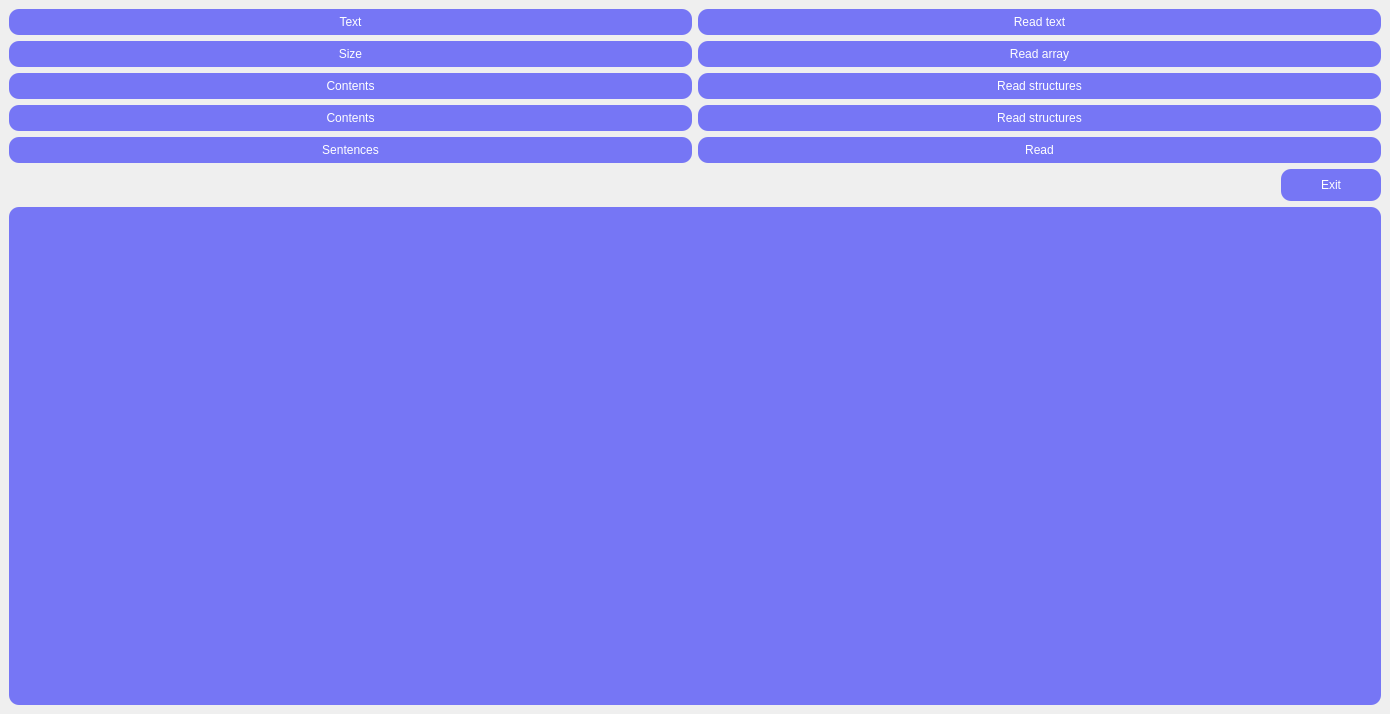
<?xml version="1.0" encoding="UTF-8"?>
<ui version="4.0">
 <class>MainWindow</class>
 <widget class="QMainWindow" name="MainWindow">
  <property name="geometry">
   <rect>
    <x>0</x>
    <y>0</y>
    <width>1390</width>
    <height>714</height>
   </rect>
  </property>
  <property name="windowTitle">
   <string>MainWindow</string>
  </property>
  <widget class="QWidget" name="centralwidget">
   <layout class="QVBoxLayout" name="verticalLayout">
    <item>
     <layout class="QGridLayout" name="gridLayout">
      <item row="3" column="0">
       <widget class="QPushButton" name="pushButton_7">
        <property name="styleSheet">
         <string notr="true">background-color: rgb(118, 118, 245);
color: rgb(255, 255, 255);
font: 500 16pt &quot;Futura&quot;;
border-radius: 10px;
padding: 6px;</string>
        </property>
        <property name="text">
         <string>Contents</string>
        </property>
       </widget>
      </item>
      <item row="2" column="1">
       <widget class="QPushButton" name="pushButton_6">
        <property name="styleSheet">
         <string notr="true">background-color: rgb(118, 118, 245);
color: rgb(255, 255, 255);
font: 500 16pt &quot;Futura&quot;;
border-radius: 10px;
padding: 6px;</string>
        </property>
        <property name="text">
         <string>Read structures</string>
        </property>
       </widget>
      </item>
      <item row="0" column="0">
       <widget class="QPushButton" name="pushButton">
        <property name="styleSheet">
         <string notr="true">background-color: rgb(118, 118, 245);
color: rgb(255, 255, 255);
font: 500 16pt &quot;Futura&quot;;
border-radius: 10px;
padding: 6px;</string>
        </property>
        <property name="text">
         <string>Text</string>
        </property>
       </widget>
      </item>
      <item row="3" column="1">
       <widget class="QPushButton" name="pushButton_8">
        <property name="styleSheet">
         <string notr="true">background-color: rgb(118, 118, 245);
color: rgb(255, 255, 255);
font: 500 16pt &quot;Futura&quot;;
border-radius: 10px;
padding: 6px;</string>
        </property>
        <property name="text">
         <string>Read structures</string>
        </property>
       </widget>
      </item>
      <item row="0" column="1">
       <widget class="QPushButton" name="pushButton_2">
        <property name="styleSheet">
         <string notr="true">background-color: rgb(118, 118, 245);
color: rgb(255, 255, 255);
font: 500 16pt &quot;Futura&quot;;
border-radius: 10px;
padding: 6px;</string>
        </property>
        <property name="text">
         <string>Read text</string>
        </property>
       </widget>
      </item>
      <item row="4" column="0">
       <widget class="QPushButton" name="pushButton_9">
        <property name="styleSheet">
         <string notr="true">background-color: rgb(118, 118, 245);
color: rgb(255, 255, 255);
font: 500 16pt &quot;Futura&quot;;
border-radius: 10px;
padding: 6px;</string>
        </property>
        <property name="text">
         <string>Sentences</string>
        </property>
       </widget>
      </item>
      <item row="2" column="0">
       <widget class="QPushButton" name="pushButton_5">
        <property name="styleSheet">
         <string notr="true">background-color: rgb(118, 118, 245);
color: rgb(255, 255, 255);
font: 500 16pt &quot;Futura&quot;;
border-radius: 10px;
padding: 6px;</string>
        </property>
        <property name="text">
         <string>Contents</string>
        </property>
       </widget>
      </item>
      <item row="1" column="1">
       <widget class="QPushButton" name="pushButton_4">
        <property name="styleSheet">
         <string notr="true">background-color: rgb(118, 118, 245);
color: rgb(255, 255, 255);
font: 500 16pt &quot;Futura&quot;;
border-radius: 10px;
padding: 6px;</string>
        </property>
        <property name="text">
         <string>Read array</string>
        </property>
       </widget>
      </item>
      <item row="1" column="0">
       <widget class="QPushButton" name="pushButton_3">
        <property name="styleSheet">
         <string notr="true">background-color: rgb(118, 118, 245);
color: rgb(255, 255, 255);
font: 500 16pt &quot;Futura&quot;;
border-radius: 10px;
padding: 6px;</string>
        </property>
        <property name="text">
         <string>Size</string>
        </property>
       </widget>
      </item>
      <item row="4" column="1">
       <widget class="QPushButton" name="pushButton_10">
        <property name="styleSheet">
         <string notr="true">background-color: rgb(118, 118, 245);
color: rgb(255, 255, 255);
font: 500 16pt &quot;Futura&quot;;
border-radius: 10px;
padding: 6px;</string>
        </property>
        <property name="text">
         <string>Read</string>
        </property>
       </widget>
      </item>
      <item row="5" column="1" alignment="Qt::AlignRight">
       <widget class="QPushButton" name="pushButton_11">
        <property name="minimumSize">
         <size>
          <width>100</width>
          <height>32</height>
         </size>
        </property>
        <property name="maximumSize">
         <size>
          <width>100</width>
          <height>32</height>
         </size>
        </property>
        <property name="styleSheet">
         <string notr="true">background-color: rgb(118, 118, 245);
color: rgb(255, 255, 255);
font: 500 16pt &quot;Futura&quot;;
border-radius: 10px;
padding: 6px;</string>
        </property>
        <property name="text">
         <string>Exit</string>
        </property>
       </widget>
      </item>
     </layout>
    </item>
    <item>
     <widget class="QPlainTextEdit" name="plainTextEdit">
      <property name="minimumSize">
       <size>
        <width>891</width>
        <height>371</height>
       </size>
      </property>
      <property name="styleSheet">
       <string notr="true">background-color: rgb(118, 118, 245);
color: rgb(255, 255, 255);
font: 500 16pt &quot;Futura&quot;;
border-radius: 10px;
padding: 6px;</string>
      </property>
      <property name="readOnly">
       <bool>true</bool>
      </property>
      <property name="backgroundVisible">
       <bool>false</bool>
      </property>
      <property name="centerOnScroll">
       <bool>true</bool>
      </property>
     </widget>
    </item>
   </layout>
  </widget>
 </widget>
 <resources/>
 <connections/>
</ui>
